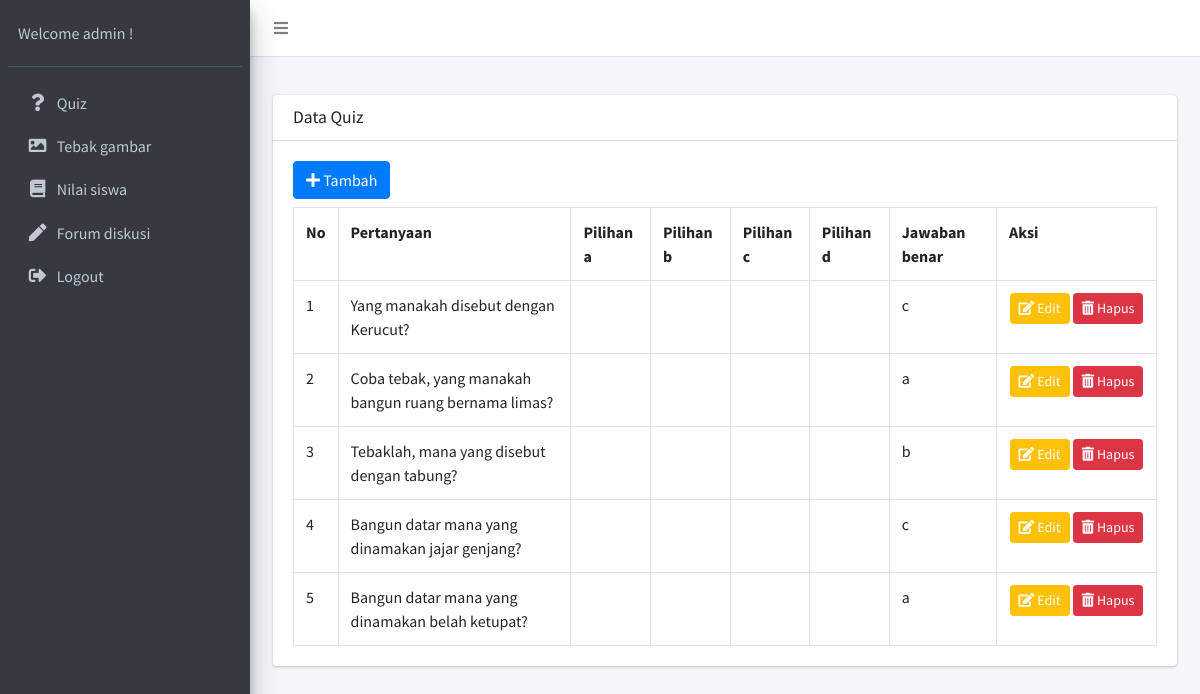
Screenshot of /tebak_gambar_list.php (signed in) with the database file from the repository.
### tables this page shows
CREATE TABLE `answers` (
  `id` int(11) NOT NULL,
  `quizId` int(11) NOT NULL,
  `a` varchar(255) NOT NULL,
  `b` varchar(255) NOT NULL,
  `c` varchar(255) NOT NULL,
  `d` varchar(255) NOT NULL,
  `correct` varchar(20) NOT NULL,
  `description` varchar(255) DEFAULT NULL
);

CREATE TABLE `quiz` (
  `id` int(11) NOT NULL,
  `type` varchar(20) NOT NULL,
  `question` varchar(255) NOT NULL,
  `img` varchar(255) NOT NULL
);

### config/controller.php (called while the page is built, shortened)
<?php
function select($query)
{
    global $db;
    $result = mysqli_query($db, $query);
    $rows = [];
    while ($row = mysqli_fetch_assoc($result)) {
        $rows[] = $row;
    }
    return $rows;
}

### tebak_gambar_list.php (the view, shortened to what this page needs)
<?php
include 'layout/header-admin.php';
if (isset($_SESSION['username'])) {
  $fields = select("SELECT * FROM quiz q INNER JOIN answers a ON q.id = a.quizId WHERE q.type != 'pilihan_ganda'");
?>
  <div class="content-wrapper">
    <div class="content-header">
    </div>
    <section class="content">
      <div class="container-fluid">
        <section class="content">
          <div class="container-fluid">
            <div class="row">
              <div class="col-12">
                <div class="card">
                  <div class="card-header">
                    <h3 class="card-title">Data Quiz</h3>
                  </div>
                  <div class="card-body">
                    <a href="tambah-tebak_gambar.php" class="btn btn-primary btn-small mb-2"> <i class="fas fa-plus"></i> Tambah</a>
                    <table class="table table-bordered table-hover">
                      <tr>
                        <th>No</th>
                        <th>Pertanyaan</th>
                        <th>Pilihan a</th>
                        <th>Pilihan b</th>
                        <th>Pilihan c</th>
                        <th>Pilihan d</th>
                        <th>Jawaban benar</th>
                        <th>Aksi</th>
                      </tr>
                      <?php $no = 1; ?>
                      <?php foreach ($fields as $field) : ?>
                        <tr>
                          <td> <?= $no++; ?> </td>
                          <td> <?= $field['question']; ?> </td>
                          <td><img width="120px" src="<?= $field['a']; ?>" alt="" srcset=""> </td>
                          <td><img width="120px" src="<?= $field['b']; ?>" alt="" srcset=""> </td>
                          <td><img width="120px" src="<?= $field['c']; ?>" alt="" srcset=""> </td>
                          <td><img width="120px" src="<?= $field['d']; ?>" alt="" srcset=""> </td>
                          <td><?= $field['correct']; ?></td>
                          <td width="160px" class="text-center">
                            <a href="ubah-tebak_gambar.php?id=<?= $field['quizId']; ?>" class="btn btn-sm btn-warning" style="color: white;"><i class="fas fa-edit" style="margin-right: 3px;"></i>Edit</a>
                            <a href="hapus-tebak_gambar.php?id=<?= $field['quizId']; ?>" class="btn btn-sm btn-danger" onclick="return confirm('Yakin ingin mengahapus data field keluar ini ?')"><i class="fas fa-trash-alt" style="margin-right: 3px;"></i>Hapus</a>
                          </td>
                        </tr>
                      <?php endforeach; ?>
                    </table>
                  </div>
                </div>
              </div>
            </div>
          </div>
        </section>
      </div>
  </div>
<?php
} else {
  header("Location: login-admin.php");
  exit();
}
include 'layout/footer-admin.php';
?>

### rows the page displays
answers: quizId.question "Yang manakah disebut dengan Kerucut?", correct "c"
answers: quizId.question "Coba tebak, yang manakah bangun ruang bernama limas?", correct "a"
answers: quizId.question "Tebaklah, mana yang disebut dengan tabung?", correct "b"
answers: quizId.question "Bangun datar mana yang dinamakan jajar genjang?", correct "c"
answers: quizId.question "Bangun datar mana yang dinamakan belah ketupat?", correct "a"

### other values shown
$_SESSION['username'] "admin"
